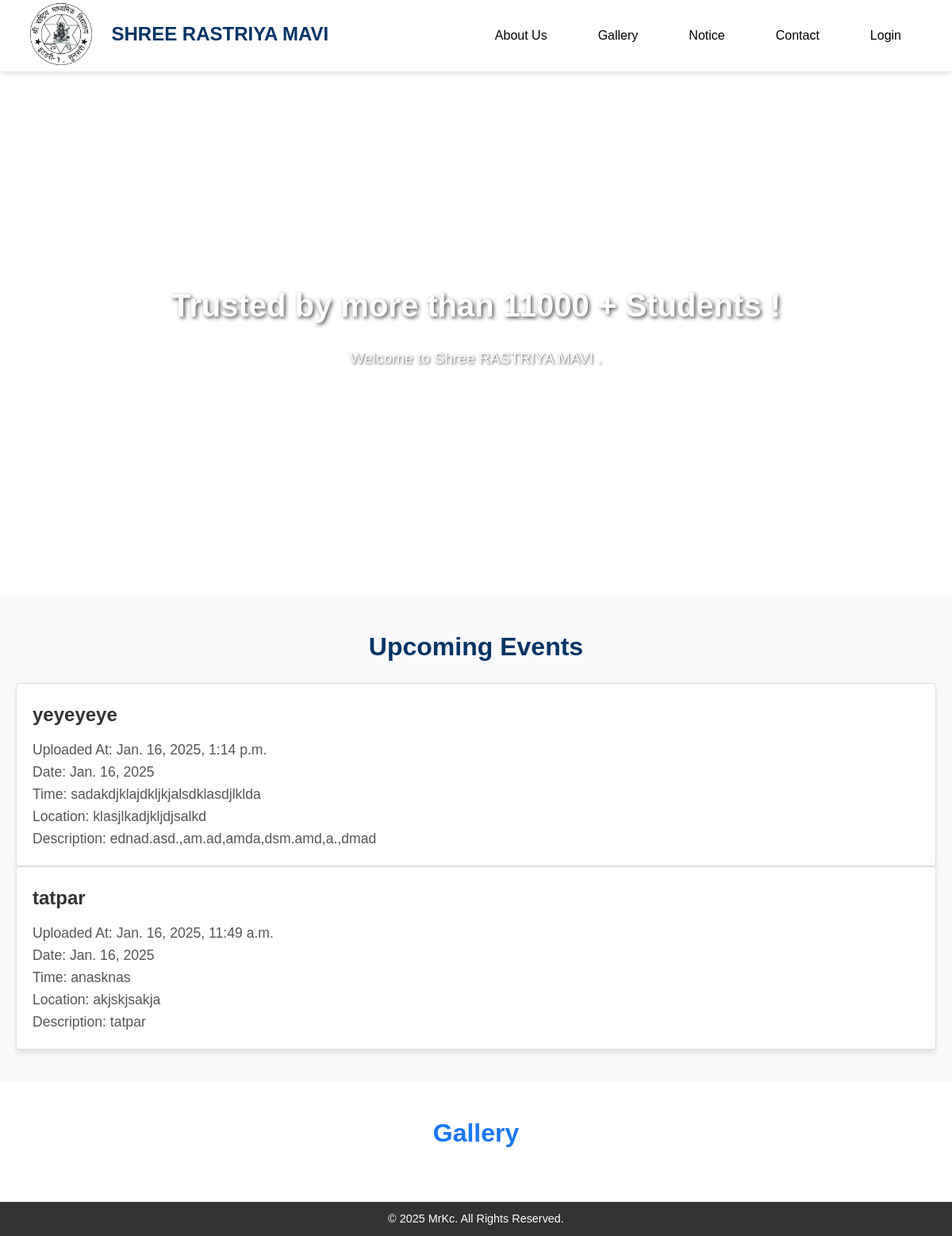
The app's page /, older data.
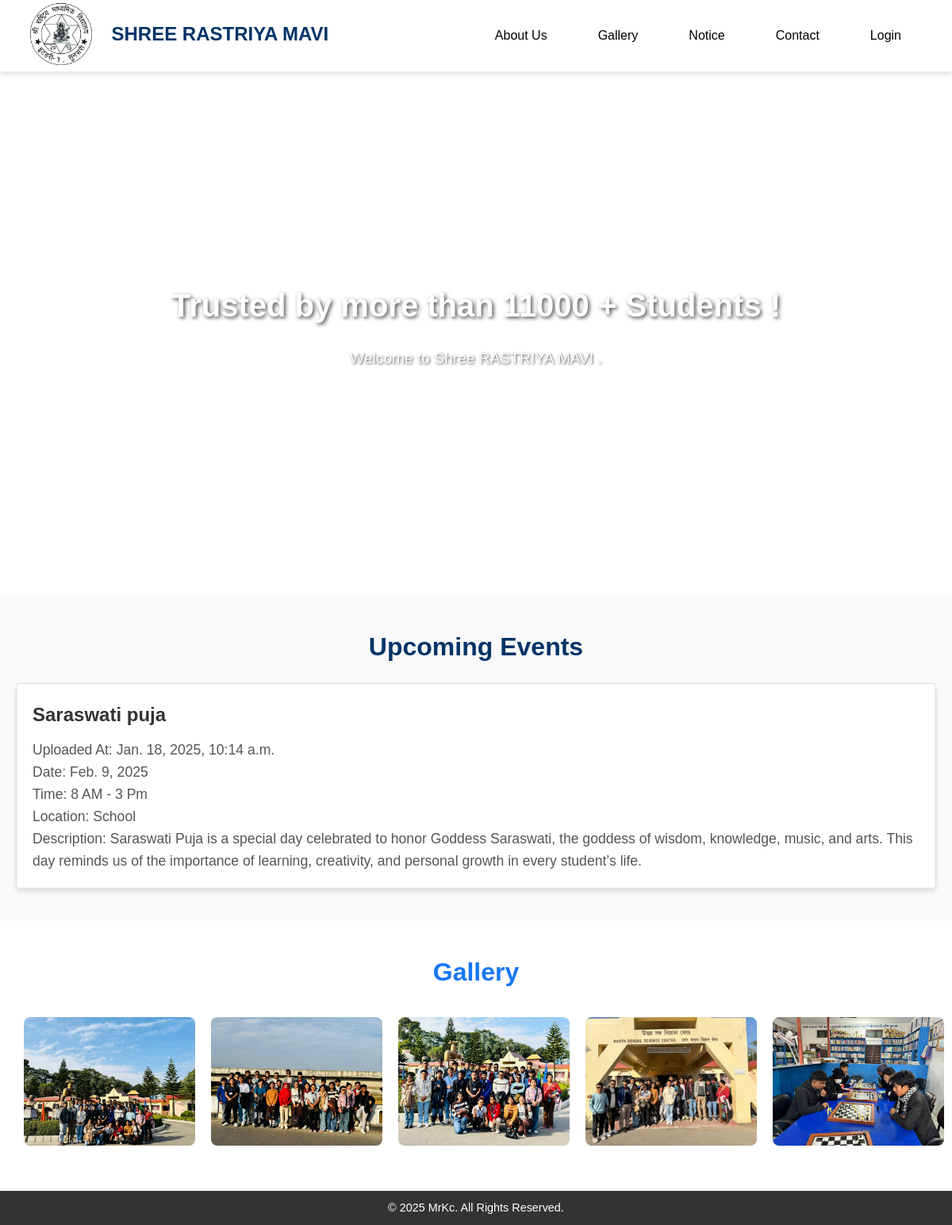
The same page, newer data.
### home/models.py (models this page shows, shortened)
class Event(models.Model):
    user=models.ForeignKey(User,on_delete=models.CASCADE,default=1)
    Title = models.CharField(max_length=100)
    date = models.DateField()
    Time = models.CharField(max_length=10)
    Location = models.CharField(max_length=100)
    Description = models.TextField()
    uploaded_date = models.DateTimeField(auto_now_add=True,)
    updated_at = models.DateTimeField(auto_now=True)

class Gallery(models.Model):
    user = models.ForeignKey(User,on_delete=models.DO_NOTHING)
    name = models.CharField(max_length=100)
    image  = models.ImageField(blank=True)
    date = models.DateTimeField(auto_now_add=True)

### home/views.py (the view)
# urls.py: 2. Add a URL to urlpatterns:  path('', views.home, name='home')
def home(request):
    data = models.Event.objects.all().order_by('-uploaded_date')[:2]
    image = models.Gallery.objects.all().order_by('-date')[:5]
    context = {
        'events':data,
        'images':image
    }
    return render(request,'home/home.html',context)

### home/templates/home/home.html (shortened to what this page needs)
<!DOCTYPE html>
<html lang="en">
        {% extends "home/base.html" %}
    {% block h1 %}
            Trusted by more than 11000 + Students !
    {% endblock h1 %}

### home/templates/home/base.html (shortened to what this page needs)
<!DOCTYPE html>
<html lang="en">
<head>
    {% load static %}
    <link rel="stylesheet" href="{% static 'home/css/base.css' %}">
</head>
<body>
    {% block navbar %}
    <nav class="navbar">
        <div class="container">
            <a href="{% url 'home:home' %}" class="logo">
                <img src="{% static 'home/images/clzlogo.png' %}" alt="Logo" class="navbar-logo">
                SHREE RASTRIYA MAVI
            </a>
            <ul class="nav-links">
                <li><a href="{% url 'home:about_us' %}">About Us</a></li>
                <li><a href="{% url "home:gallery" %}">Gallery</a></li>
                <li><a href="{% url "home:notice" %}">Notice</a></li>
                {% if user.is_authenticated %}
                    {% if user.is_staff %}
                        <li><a href="{% url 'home:admin-settings' %}">Admin Settings</a></li>
                        <li><a href="{% url 'home:contact-list' %}"> Contact-List </a></li>
                    {% endif %}
                {% else %}
                    <li><a href="{% url "home:contact" %}">Contact</a></li>
                    <li><a href="{% url 'home:login' %}">Login</a></li>
                {% endif %}
            </ul>
        </div>
    </nav>
    {% endblock navbar %}
    {% block video %}
    <header class="hero">
        <div class="hero-video">
            <video autoplay loop muted>
                <source src="{% static 'home/videos/video.mp4' %}" type="video/mp4">
            </video>
        </div>
        <div class="hero-content">
            <h1>{% block h1 %}Welcome{% endblock h1 %}</h1>
            <p>{% block page %}Welcome to Shree RASTRIYA MAVI .{% endblock page %}</p>
        </div>
    </header>
    {% endblock video %}
    {% block event %}
    <section id="upcoming-events" class="upcoming-events">
        <div class="container">
            <h2>Upcoming Events</h2>
            {% if events %}
                {% for event in events %}
                    <div class="event">
                        <h3>{{ event.Title }}</h3>
                        <p>Uploaded At: {{ event.uploaded_date }}</p>
                        <p>Date: {{ event.date }}</p>
                        <p>Time: {{ event.Time }}</p>
                        <p>Location: {{ event.Location }}</p>
                        <p>Description: {{ event.Description }}</p>
                    </div>
                {% endfor %}
            {% else %}
                <div class="event">
                    <h3>No Upcoming Events</h3>
                </div>
            {% endif %}
        </div>
    </section>
    {% endblock event %}
    {% block gallery %}
    <section id="gallery" class="gallery">
        <div class="container">
            <h2>Gallery</h2>
            <div class="gallery-grid">
                {% for image in images %}
                    <div class="gallery-item">
                        <img src="{{ image.image.url }}" alt="Gallery Image">
                    </div>
                {% endfor %}
            </div>
        </div>
    </section>
    {% endblock gallery %}
    {% block footer %}
    <footer>
        <div class="container">
            <p>&copy; 2025 MrKc. All Rights Reserved.</p>
        </div>
    </footer>
    {% endblock footer %}
</body>
</html>

Row changes from the older to the newer data that the page shows:
removed Event: Title "yeyeyeye", uploaded_date "Jan. 16, 2025, 1:14 p.m.", date "Jan. 16, 2025", Time "sadakdjklajdkljkjalsdklasdjlklda", Location "klasjlkadjkljdjsalkd", Description "ednad.asd.,am.ad,amda,dsm.amd,a.,dmad"
removed Event: Title "tatpar", uploaded_date "Jan. 16, 2025, 11:49 a.m.", date "Jan. 16, 2025", Time "anasknas", Location "akjskjsakja", Description "tatpar"
added Event: Title "Saraswati puja", uploaded_date "Jan. 18, 2025, 10:14 a.m.", date "Feb. 9, 2025", Time "8 AM - 3 Pm", Location "School", Description "Saraswati Puja is a special day celebrated to honor Goddess Saraswati, the goddess of wisdom, knowledge, music, and arts. This day reminds us of the importance of learning, creativity, and personal growth in every student’s life."
added Gallery: image (picture)
added Gallery: image (picture)
added Gallery: image (picture)
added Gallery: image (picture)
added Gallery: image (picture)
